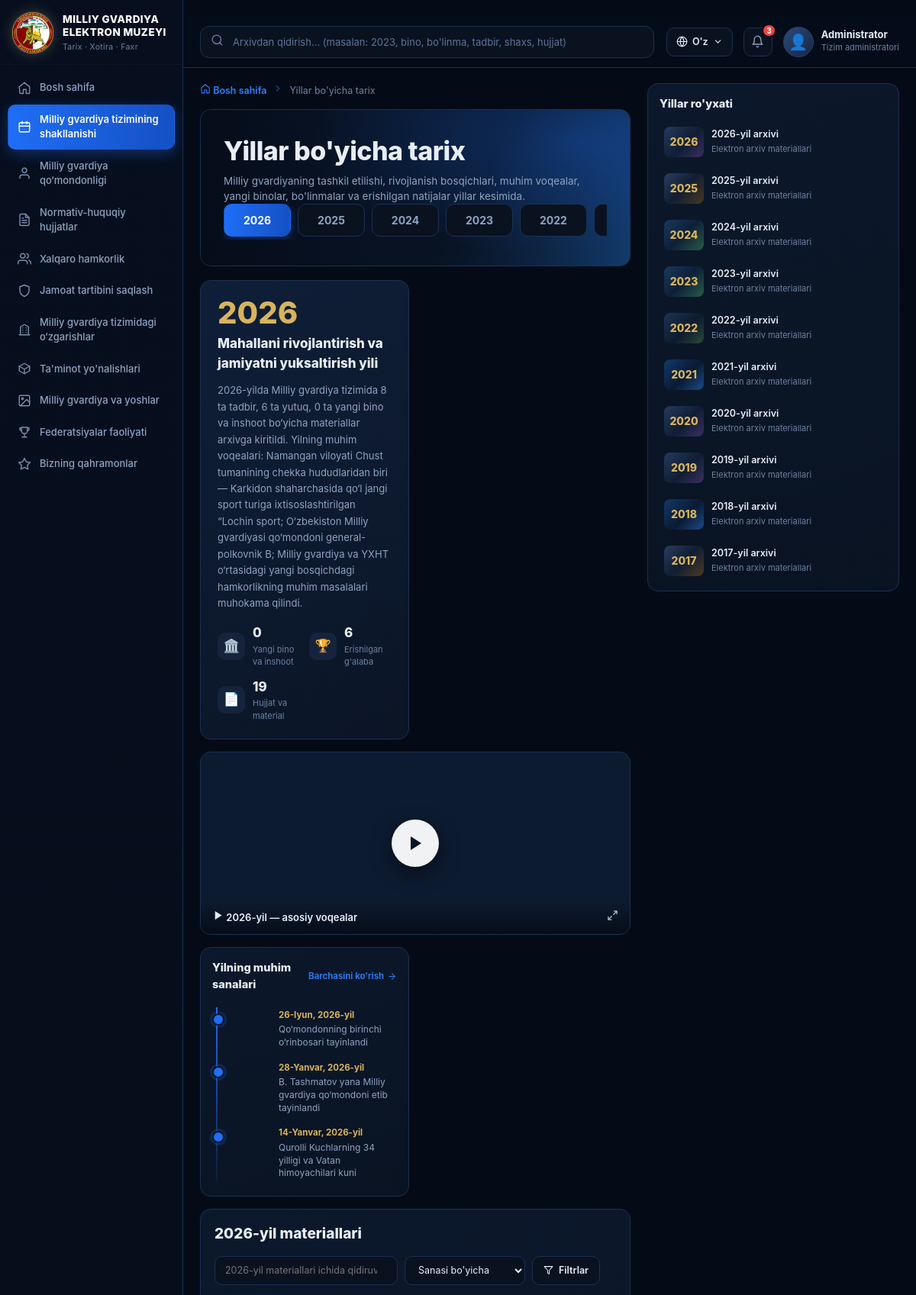
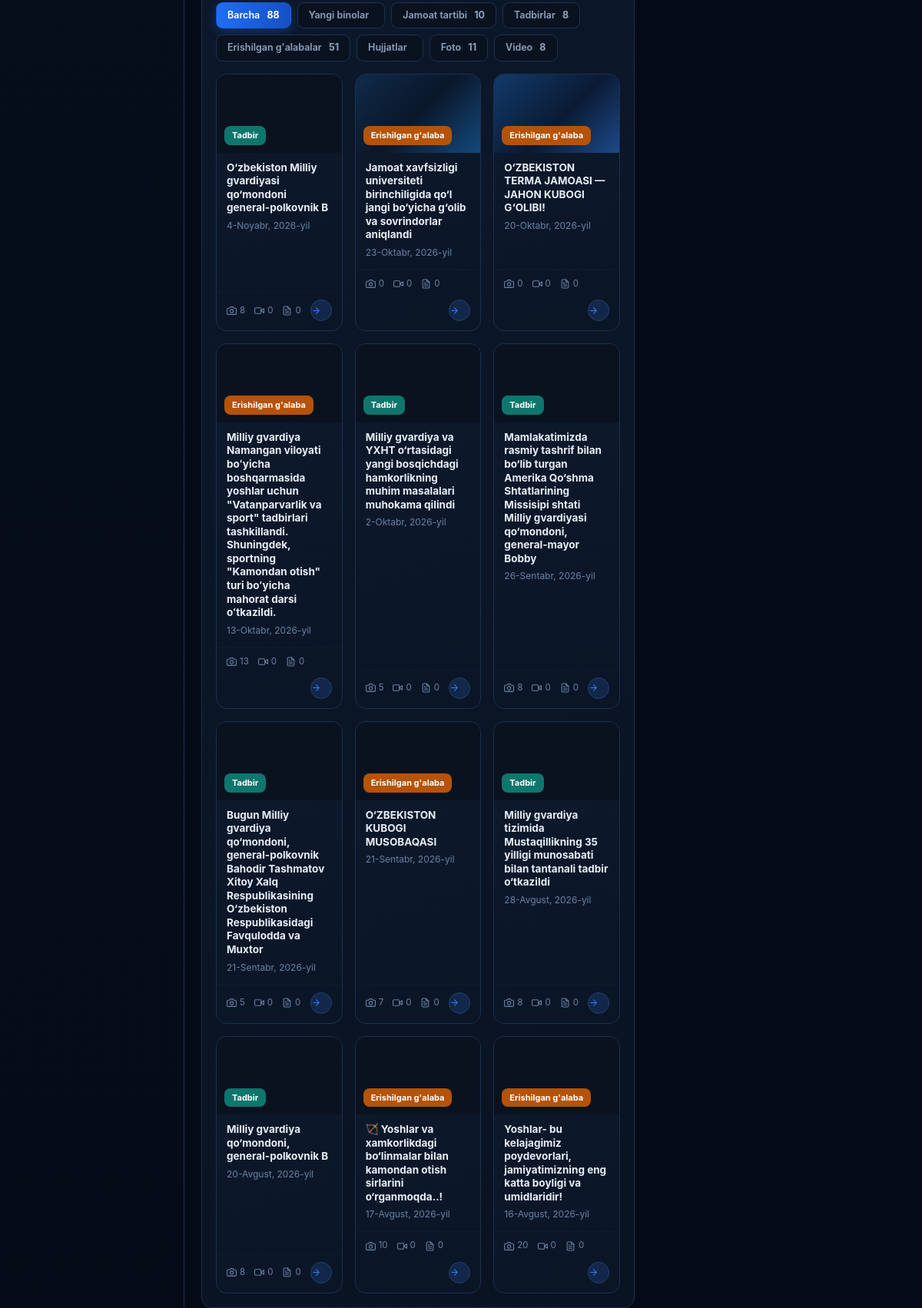
/yillar/2026/ (upper part), run on the app's committed database (2 pictures, top to bottom).
### core/models.py (models this page shows, shortened)
class TimeStampedModel(models.Model):
    created_at = models.DateTimeField("Yaratilgan sana", auto_now_add=True)
    updated_at = models.DateTimeField("Yangilangan sana", auto_now=True)
    class Meta:
        abstract = True

class Direction(TimeStampedModel):
    number = models.PositiveIntegerField("Raqam", unique=True)
    title = models.CharField("Nomi", max_length=255)
    description = models.TextField("Tavsif", blank=True)
    icon = models.CharField("Belgi (svg nomi)", max_length=40, default="star")
    url = models.CharField(
        "Havola (URL nomi)", max_length=100, blank=True, default="core:yonalishlar",
    )
    class Meta:
        verbose_name = "Yo'nalish"
        verbose_name_plural = "Yo'nalishlar"
        ordering = ["number"]

class YearArchive(TimeStampedModel):
    year = models.PositiveIntegerField("Yil", unique=True)
    title = models.CharField("Yil nomi", max_length=255)
    subtitle = models.CharField("Shior", max_length=255, blank=True)
    description = models.TextField("Tavsif", blank=True)
    image = models.ImageField("Banner rasm", upload_to="years/", blank=True)
    video_url = models.URLField("Video havolasi", blank=True)
    new_buildings = models.PositiveIntegerField("Yangi bino va inshoot", default=0)
    new_departments = models.PositiveIntegerField("Yangi bo'linma", default=0)
    achievements = models.PositiveIntegerField("Erishilgan g'alaba", default=0)
    documents = models.PositiveIntegerField("Hujjat va material", default=0)
    is_featured = models.BooleanField("Muhim yil", default=False)
    photos = GenericRelation(Photo)
    videos = GenericRelation("Video")
    class Meta:
        verbose_name = "Yil"
        verbose_name_plural = "Yillar"
        ordering = ["-year"]
    def __str__(self):
        return str(self.year)

class ImportantDate(TimeStampedModel):
    DATE_TYPES = [
        ("tashkil", "Tashkil etilgan sana"),
        ("bayram", "Bayram va tantana"),
        ("hujjat", "Hujjat qabul qilingan"),
        ("xotira", "Xotira kuni"),
        ("tarixiy", "Tarixiy voqea"),
        ("boshqa", "Boshqa"),
    ]
    title = models.CharField("Sarlavha", max_length=300)
    slug = models.SlugField(max_length=320, unique=True, blank=True)
    date_type = models.CharField("Kategoriya", max_length=20, choices=DATE_TYPES, default="tarixiy", db_index=True)
    date = models.DateField("Sana", db_index=True)
    year = models.PositiveIntegerField("Yil", default=2017, db_index=True, editable=False)
    description = models.TextField("Tavsif", blank=True)
    image = models.ImageField("Rasm", upload_to="dates/", blank=True)
    event = models.ForeignKey(
        Event, verbose_name="Tadbir", on_delete=models.SET_NULL, null=True, blank=True,
        related_name="important_dates",
    )
    is_featured = models.BooleanField("Muhim", default=False)
    photos = GenericRelation(Photo)
    videos = GenericRelation("Video")
    class Meta:
        verbose_name = "Muhim sana"
        verbose_name_plural = "Muhim sanalar"
        ordering = ["-date"]
    def get_absolute_url(self):
        return reverse("core:sana_detail", kwargs={"slug": self.slug})

class AbstractMaterial(TimeStampedModel):
    MATERIAL_TYPES = [
        ("news", "Yangilik"),
        ("building", "Yangi bino"),
        ("bolinma", "Bo'linma"),
        ("tadbir", "Tadbir"),
        ("galaba", "Erishilgan g'alaba"),
        ("hujjat", "Hujjat"),
        ("foto", "Foto"),
        ("video", "Video"),
        ("malumot", "Ma'lumot"),
    ]
    title = models.CharField("Sarlavha", max_length=300)
    slug = models.SlugField(max_length=320, unique=True, blank=True)
    material_type = models.CharField("Material turi", max_length=20, choices=MATERIAL_TYPES, default="news")
    category = models.ForeignKey(
        Category, verbose_name="Kategoriya", on_delete=models.SET_NULL, null=True, blank=True,
        related_name="%(class)ss",
    )
    date = models.DateField("Sana", null=True, blank=True)
    year = models.PositiveIntegerField("Yil", default=2023, db_index=True)
    region = models.ForeignKey(
        Region, verbose_name="Hudud", on_delete=models.SET_NULL, null=True, blank=True,
        related_name="%(class)ss",
    )
    department = models.ForeignKey(
        Department, verbose_name="Tegishli bo'linma", on_delete=models.SET_NULL,
        null=True, blank=True, related_name="%(class)ss",
    )
    summary = models.CharField("Qisqa tavsif", max_length=400, blank=True)
    description = models.TextField("Tavsif", blank=True)
    body = models.TextField("To'liq matn", blank=True)
    image = models.ImageField("Asosiy rasm", upload_to="%(class)ss/", blank=True)
    tags = models.ManyToManyField(Tag, verbose_name="Teglar", blank=True, related_name="%(class)ss")
    photo_count = models.PositiveIntegerField("Foto", default=0)
    video_count = models.PositiveIntegerField("Video", default=0)
    doc_count = models.PositiveIntegerField("Hujjat", default=0)
    views = models.PositiveIntegerField("Ko'rishlar", default=0)
    is_published = models.BooleanField("Chop etilgan", default=True)
    is_featured = models.BooleanField("Muhim", default=False)
    source_url = models.URLField("Manba havolasi", blank=True)
    photos = GenericRelation(Photo)
    videos = GenericRelation("Video")
    objects = MaterialQuerySet.as_manager()
    class Meta:
        abstract = True
        ordering = ["-date", "-created_at"]

class Event(AbstractMaterial):
    EVENT_TYPES = [
        ("marosim", "Marosim"),
        ("musobaqa", "Musobaqa"),
        ("tashrif", "Tashrif"),
        ("tanlov", "Tanlov"),
        ("trening", "Trening"),
        ("boshqa", "Boshqa"),
    ]
    event_type = models.CharField("Tadbir turi", max_length=30, choices=EVENT_TYPES, default="marosim")
    location = models.CharField("Joylashuv", max_length=255, blank=True)
    start_time = models.TimeField("Boshlanish vaqti", null=True, blank=True)
    class Meta:
        verbose_name = "Tadbir"
        verbose_name_plural = "Tadbirlar va marosimlar"
        ordering = ["-date", "-created_at"]
    def get_absolute_url(self):
        return reverse("core:tadbir_detail", kwargs={"slug": self.slug})

class Achievement(AbstractMaterial):
    ACHIEVEMENT_TYPES = [
        ("xalqaro", "Xalqaro musobaqalar"),
        ("respublika", "Respublika musobaqalar"),
        ("sport", "Sport yutuqlari"),
        ("kasbiy", "Kasbiy mahorat"),
        ("innovatsion", "Innovatsion loyihalar"),
        ("mukofot", "Mukofotlar"),
        ("taktik", "Taktik o'quvlar"),
        ("boshqa", "Boshqa"),
    ]
    achievement_type = models.CharField(
        "Yutuq turi", max_length=30, choices=ACHIEVEMENT_TYPES, default="xalqaro",
    )
    class Meta:
        verbose_name = "Erishilgan g'alaba"
        verbose_name_plural = "Erishilgan g'alabalar"
        ordering = ["-date", "-created_at"]
    def get_absolute_url(self):
        return reverse("core:galaba_detail", kwargs={"slug": self.slug})

### core/views.py (the view)
# urls.py: path("yillar/<int:year>/", views.yil_detail, name="yil_detail"),
def yil_detail(request, year):
    qs = YearArchive.objects.filter(year=year).first()
    if not qs:
        messages.info(request, "Bu yil uchun arxiv ma'lumoti topilmadi.")
        return redirect("core:yillar")
    request.GET = request.GET.copy()
    request.GET["yil"] = str(year)
    return yillar(request, template_name="core/yil_detail.html")

### core/templates/core/yil_detail.html (shortened to what this page needs)
{% extends "base.html" %}
{% load mg_tags %}
{% block breadcrumb %}
<nav class="breadcrumb">
  <a href="{% url 'core:home' %}">{% svg 'home' 13 %} Bosh sahifa</a>
  <span class="breadcrumb__sep">{% svg 'chev' 12 %}</span>
  <span>Yillar bo'yicha tarix</span>
</nav>
{% endblock %}
{% block content %}
<section class="hero">
  <h1 class="page-title">Yillar bo'yicha tarix</h1>
  <p class="page-sub">Milliy gvardiyaning tashkil etilishi, rivojlanish bosqichlari, muhim voqealar, yangi binolar, bo'linmalar va erishilgan natijalar yillar kesimida.</p>
  <div class="year-strip" style="margin-bottom:0">
    {% for y in years %}
      <a class="year-btn{% if y == active_year %} is-active{% endif %}" href="{% url 'core:yil_detail' y %}">{{ y }}</a>
    {% endfor %}
  </div>
</section>
<div class="year-hero mb-16">
  <div class="year-hero__card">
    <div class="year-hero__num">{{ archive.year }}</div>
    <div class="year-hero__name">{{ archive.title }}</div>
    <p class="text-muted" style="font-size:13px;line-height:1.65">{{ archive.description }}</p>
    <div class="year-stats">
      <div class="year-stat">
        <div class="year-stat__icon">🏛️</div>
        <div><div class="year-stat__val">{{ archive.new_buildings }}</div><div class="year-stat__lbl">Yangi bino va inshoot</div></div>
      </div>
      <div class="year-stat">
        <div class="year-stat__icon">🏆</div>
        <div><div class="year-stat__val">{{ archive.achievements }}</div><div class="year-stat__lbl">Erishilgan g'alaba</div></div>
      </div>
      <div class="year-stat">
        <div class="year-stat__icon">📄</div>
        <div><div class="year-stat__val">{{ archive.documents }}</div><div class="year-stat__lbl">Hujjat va material</div></div>
      </div>
    </div>
  </div>
  {% with main_video=archive|year_video_lb thumb=archive|video_thumb %}
  <div class="video-card"{% if main_video %} data-lb="{{ main_video }}" role="button" tabindex="0" style="cursor:pointer"{% endif %}>
    {% if main_video %}<span class="video-card__play" title="Videoni ko'rish">{% svg 'play' 24 %}</span>{% endif %}
    <div class="video-card__bar">
      <span>{% svg 'play' 15 %} {{ archive.year }}-yil — asosiy voqealar</span>
      <span class="video-card__expand">{% svg 'expand' 15 %}</span>
    </div>
  </div>
  {% endwith %}
  <div class="panel" style="margin:0">
    <div class="panel__head">
      <div class="panel__title">Yilning muhim sanalari</div>
      <a class="panel__more" href="{% url 'core:sanalar' %}">Barchasini ko'rish {% svg 'arrow' 13 %}</a>
    </div>
    <div class="timeline">
      {% for d in dates %}
      <a class="tl-item" href="{{ d.get_absolute_url }}">
        <div class="tl-item__img ph" style="background:{% if d.image %}url('{{ d.image.url }}') center/cover{% else %}{{ d.title|gradient }}{% endif %}"></div>
        <div>
          <div class="tl-item__date">{{ d.date }}</div>
          <div class="tl-item__text">{{ d.title }}</div>
        </div>
      </a>
      {% empty %}
      <div class="empty" style="padding:22px 12px"><div class="empty__icon">📅</div>Bu yilda muhim sanalar yo'q</div>
      {% endfor %}
    </div>
  </div>
</div>
<div class="panel" style="padding:18px">
  <div style="display:flex;justify-content:space-between;align-items:center;gap:14px;flex-wrap:wrap;margin-bottom:12px">
    <h2 class="section-title" style="margin:0">{{ archive.year }}-yil materiallari</h2>
    <div class="toolbar" style="margin:0">
      <form method="get" style="display:flex;gap:9px;flex-wrap:wrap">
        <input type="search" name="q" value="{{ search }}" placeholder="{{ archive.year }}-yil materiallari ichida qidiruv...">
        <select name="sort">
          <option value="date"{% if sort == 'date' %} selected{% endif %}>Sanasi bo'yicha</option>
        </select>
        <button class="btn" type="submit">{% svg 'filter' 13 %} Filtrlar</button>
      </form>
    </div>
  </div>
  <div class="chips">
    <a class="chip{% if not kind %} is-active{% endif %}" href="?yil={{ active_year }}">Barcha <b style="margin-left:6px">{{ counts.barcha }}</b></a>
    <a class="chip{% if kind == 'building' %} is-active{% endif %}" href="?yil={{ active_year }}&tur=building">Yangi binolar <b style="margin-left:6px">{{ counts.building }}</b></a>
    <a class="chip{% if kind == 'jamoat' %} is-active{% endif %}" href="?yil={{ active_year }}&tur=jamoat">Jamoat tartibi <b style="margin-left:6px">{{ counts.jamoat|default:0 }}</b></a>
    <a class="chip{% if kind == 'tadbir' %} is-active{% endif %}" href="?yil={{ active_year }}&tur=tadbir">Tadbirlar <b style="margin-left:6px">{{ counts.tadbir }}</b></a>
    <a class="chip{% if kind == 'galaba' %} is-active{% endif %}" href="?yil={{ active_year }}&tur=galaba">Erishilgan g'alabalar <b style="margin-left:6px">{{ counts.galaba }}</b></a>
    <a class="chip{% if kind == 'hujjat' %} is-active{% endif %}" href="?yil={{ active_year }}&tur=hujjat">Hujjatlar <b style="margin-left:6px">{{ counts.hujjat }}</b></a>
    <a class="chip{% if kind == 'foto' %} is-active{% endif %}" href="?yil={{ active_year }}&tur=foto">Foto <b style="margin-left:6px">{{ counts.foto }}</b></a>
    <a class="chip{% if kind == 'video' %} is-active{% endif %}" href="?yil={{ active_year }}&tur=video">Video <b style="margin-left:6px">{{ counts.video }}</b></a>
  </div>
  <div class="grid grid--4">
    {% for m in materials %}
    <a class="card" href="{{ m.url }}">
      <div class="card__media" style="aspect-ratio:16/10">
        <div class="ph" style="background:{% if m.image %}url('{{ m.image.url }}') center/cover{% else %}{{ m.title|gradient }}{% endif %}"></div>
        <span class="card__type" style="background:{% if m.kind == 'galaba' %}#b45309{% elif m.kind == 'hujjat' %}#6d28d9{% elif m.kind == 'tadbir' %}#0f766e{% elif m.kind == 'building' %}#1d4ed8{% else %}#334155{% endif %}">{{ m.kind_label }}</span>
      </div>
      <div class="card__body">
        <div class="card__title">{{ m.title }}</div>
        {% if m.date %}<div class="card__date">{{ m.date }}</div>{% endif %}
      </div>
      <div class="card__meta">
        <span>{% svg 'camera' 12 %} {{ m.photos }}</span>
        <span>{% svg 'video' 12 %} {{ m.videos }}</span>
        <span>{% svg 'file' 12 %} {{ m.docs }}</span>
        <span class="push card__arrow">{% svg 'arrow' 13 %}</span>
      </div>
    </a>
    {% empty %}
    <div class="empty" style="grid-column:1/-1"><div class="empty__icon">🗂️</div>Materiallar topilmadi</div>
    {% endfor %}
  </div>
</div>
{% endblock %}
{% block rightbar %}
<aside class="rpanel">
  <div class="panel">
    <div class="panel__head"><div class="panel__title">Yillar ro'yxati</div></div>
    <div class="mini-list">
      {% for y in years %}
      <a class="mini" href="{% url 'core:yil_detail' y %}">
        <span class="mini__img" style="display:grid;place-items:center;font-weight:800;color:var(--gold);background:{{ y|gradient }}">{{ y }}</span>
        <span><div class="mini__title">{{ y }}-yil arxivi</div><div class="mini__sub">Elektron arxiv materiallari</div></span>
      </a>
      {% endfor %}
    </div>
  </div>
</aside>
{% endblock %}

### core/templates/base.html (shortened to what this page needs)
{% load static %}{% load mg_tags %}<!DOCTYPE html>
<html lang="uz">
<head>
  <link rel="stylesheet" href="{% static 'css/style.css' %}?v=20261107l">
</head>
<body>
{% if active == 'landing' %}
  {% block landing %}{% endblock %}
{% else %}
<aside class="sidebar" id="sidebar">
  <a class="brand" href="{% url 'core:home' %}">
    <div class="brand__logo"><img src="{% static 'img/ico.png' %}"></div>
    <div class="brand__text">
      <div class="brand__title">Milliy gvardiya<br>elektron muzeyi</div>
      <div class="brand__subtitle">Tarix · Xotira · Faxr</div>
    </div>
  </a>
  <nav class="nav">
    {% for item in MENU %}
      {% with url_name=item.url|split:':' %}
      <a class="nav__item{% if active == url_name.1 %} is-active{% endif %}" href="{% url item.url %}">
        {% svg item.icon %} <span>{{ item.name }}</span>
      </a>
      {% endwith %}
    {% endfor %}
  </nav>
</aside>
<div class="shell">
  <header class="header">
    <form class="search" action="{% url 'core:qidiruv' %}" method="get">
      <span class="search__icon">{% svg 'search' 17 %}</span>
      <input type="search" name="q" value="{{ request.GET.q|default:'' }}" placeholder="Arxivdan qidirish... (masalan: 2023, bino, bo'linma, tadbir, shaxs, hujjat)">
    </form>
    <div class="header__right">
      <div class="lang-wrap" id="langWrap">
        <button class="lang" type="button" id="langBtn" aria-haspopup="true" aria-expanded="false">{% svg 'globe' 15 %} {{ CURRENT_LANG_SHORT }} {% svg 'chevD' 13 %}</button>
      </div>
      <button class="bell" title="Bildirishnomalar">{% svg 'bell' 17 %}<span class="bell__count">3</span></button>
      <div class="user">
        <div class="user__avatar">👤</div>
        <div class="user__meta">
          <div class="user__name">Administrator</div>
          <div class="user__role">Tizim administratori</div>
        </div>
      </div>
    </div>
  </header>
  <main class="layout{% block layout_class %}{% endblock %}">
    <div>
      {% block breadcrumb %}{% endblock %}
      {% block content %}{% endblock %}
    </div>
    {% block rightbar %}{% endblock %}
  </main>
</div>
{% endif %}
</body>
</html>

### data on the page
Direction: url "core:yillar" (drawn), name "Milliy gvardiya tizimining shakllanishi"
Direction: url "core:shaxslar" (drawn), name "Milliy gvardiya qo‘mondonligi"
Direction: url "core:hujjatlar" (drawn), name "Normativ-huquqiy hujjatlar"
Direction: url "core:tadbirlar" (drawn), name "Xalqaro hamkorlik"
Direction: url "core:jamoat" (drawn), name "Jamoat tartibini saqlash"
Direction: url "core:binolar" (drawn), name "Milliy gvardiya tizimidagi o‘zgarishlar"
Direction: url "core:talim" (drawn), name "Ta'minot yo'nalishlari"
Direction: url "core:galereya" (drawn), name "Milliy gvardiya va yoshlar"
Direction: url "core:galabalar" (drawn), name "Federatsiyalar faoliyati"
Direction: url "core:qahramonlar" (drawn), name "Bizning qahramonlar"
YearArchive: year "2026", title "Mahallani rivojlantirish va jamiyatni yuksaltirish yili", description "2026-yilda Milliy gvardiya tizimida 8 ta tadbir, 6 ta yutuq, 0 ta yangi bino va inshoot bo‘yicha materiallar arxivga kiritildi. Yilning muhim voqealari: Namangan viloyati Chust tumanining chekka hududlaridan biri — Karkidon shaharchasida qo‘l jangi sport turiga ixtisoslashtirilgan “Lochin sport; O‘zbekiston Milliy gvardiyasi qo‘mondoni general-polkovnik B; Milliy gvardiya va YXHT o‘rtasidagi yangi bosqichdagi hamkorlikning muhim masalalari muhokama qilindi.", new_buildings "0", achievements "6", documents "19", q "2026-yil materiallari ichida qidiruv..."
ImportantDate: date "26-Iyun, 2026-yil", title "Qo‘mondonning birinchi o‘rinbosari tayinlandi"
ImportantDate: date "28-Yanvar, 2026-yil", title "B. Tashmatov yana Milliy gvardiya qo‘mondoni etib tayinlandi"
ImportantDate: date "14-Yanvar, 2026-yil", title "Qurolli Kuchlarning 34 yilligi va Vatan himoyachilari kuni"
Event: title "O‘zbekiston Milliy gvardiyasi qo‘mondoni general-polkovnik B", date "4-Noyabr, 2026-yil"
Achievement: title "Jamoat xavfsizligi universiteti birinchiligida qo‘l jangi bo‘yicha g‘olib va sovrindorlar aniqlandi", date "23-Oktabr, 2026-yil"
Achievement: title "O‘ZBEKISTON TERMA JAMOASI — JAHON KUBOGI G‘OLIBI!", date "20-Oktabr, 2026-yil"
Achievement: title "Milliy gvardiya Namangan viloyati boʻyicha boshqarmasida yoshlar uchun \"Vatanparvarlik va sport\" tadbirlari tashkillandi. Shuningdek, sportning \"Kamondan otish\" turi boʻyicha mahorat darsi oʻtkazildi.", date "13-Oktabr, 2026-yil"
Event: title "Milliy gvardiya va YXHT o‘rtasidagi yangi bosqichdagi hamkorlikning muhim masalalari muhokama qilindi", date "2-Oktabr, 2026-yil"
Event: title "Mamlakatimizda rasmiy tashrif bilan bo‘lib turgan Amerika Qo‘shma Shtatlarining Missisipi shtati Milliy gvardiyasi qo‘mondoni, general-mayor Bobby", date "26-Sentabr, 2026-yil"
Event: title "Bugun Milliy gvardiya qo‘mondoni, general-polkovnik Bahodir Tashmatov Xitoy Xalq Respublikasining O‘zbekiston Respublikasidagi Favqulodda va Muxtor", date "21-Sentabr, 2026-yil"
Achievement: title "O‘ZBEKISTON KUBOGI MUSOBAQASI", date "21-Sentabr, 2026-yil"
Event: title "Milliy gvardiya tizimida Mustaqillikning 35 yilligi munosabati bilan tantanali tadbir o‘tkazildi", date "28-Avgust, 2026-yil"
Event: title "Milliy gvardiya qo‘mondoni, general-polkovnik B", date "20-Avgust, 2026-yil"
Achievement: title "🏹 Yoshlar va xamkorlikdagi bo‘linmalar bilan kamondan otish sirlarini o‘rganmoqda..!", date "17-Avgust, 2026-yil"
Achievement: title "Yoshlar- bu kelajagimiz poydevorlari, jamiyatimizning eng katta boyligi va umidlaridir!", date "16-Avgust, 2026-yil"

### other printed values
{{ item.name }} "Bosh sahifa"
{{ CURRENT_LANG_SHORT }} "O'z"
{{ y }} "2026" "2025" "2024" "2023" "2022"
{{ counts.barcha }} "88"
{{ counts.jamoat|default:0 }} "10"
{{ counts.tadbir }} "8"
{{ counts.galaba }} "51"
{{ counts.foto }} "11"
{{ counts.video }} "8"
{{ m.kind_label }} "Tadbir" "Erishilgan g'alaba" "Erishilgan g'alaba" "Erishilgan g'alaba" "Tadbir" "Tadbir" "Tadbir" "Erishilgan g'alaba" "Tadbir" "Tadbir" "Erishilgan g'alaba" "Erishilgan g'alaba"
{{ m.photos }} "8" "0" "0" "13" "5" "8" "5" "7" "8" "8" "10" "20"
{{ m.videos }} "0" "0" "0" "0" "0" "0" "0" "0" "0" "0" "0" "0"
{{ m.docs }} "0" "0" "0" "0" "0" "0" "0" "0" "0" "0" "0" "0"
{{ y }} "2026" "2025" "2024" "2023" "2022" "2021" "2020" "2019" "2018" "2017"
